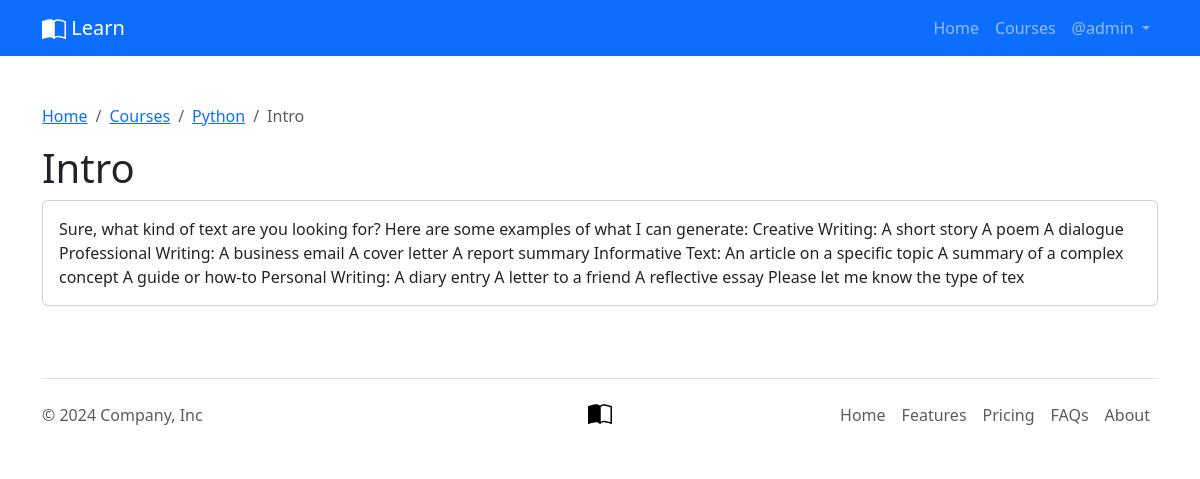
The app's page /courses/python/1/ (signed in) with its own data.
### course_app/models.py (models this page shows, shortened)
class Course(models.Model):
    name = models.CharField(max_length=200, verbose_name="Название курса")
    description = models.TextField("description")
    slug = models.SlugField(max_length=200, unique=True, blank=True, editable=False)
    class Meta:
        verbose_name = "Курс"
        verbose_name_plural = "Курсы"

class Lesson(models.Model):
    course = models.ForeignKey(
        Course, on_delete=models.CASCADE, verbose_name="Choose course"
    )
    theme = models.CharField(
        "Lesson theme",
        max_length=200,
    )
    content = models.TextField("description", blank=True, null=True)
    youtube_url = models.CharField("Youtubeurl", max_length=500, blank=True, null=True)
    class Meta:
        verbose_name = "Урок"
        verbose_name_plural = "Уроки"

### course_app/views.py (the view)
def lesson_detail_page(request, slug, pk):
    course = get_object_or_404(Course, slug=slug)
    lesson = get_object_or_404(Lesson, pk=pk)
    context = {"course": course, "lesson": lesson}
    return render(request, "./course/lesson-detail.html", context)

### course_app/templates/course/lesson-detail.html (shortened to what this page needs)
{% extends "../base.html" %}<br />
{%block content %}
<div class="container py-5">
  <nav aria-label="breadcrumb">
    <ol class="breadcrumb">
      <li class="breadcrumb-item"><a href="{% url "home_page" %}">Home</a></li>
      <li class="breadcrumb-item"><a href="{% url "courses_page" %}">Courses</a></li>
      <li class="breadcrumb-item"><a href="{% url "lessons_page" slug=course.slug %}">{{course.name}}</a></li>
      <li class="breadcrumb-item active" aria-current="page">
        {{lesson.theme}}
      </li>
    </ol>
  </nav>
  <h1>{{lesson.theme}}</h1>
  <div class="card">
    <div class="card-body">
      {% if lesson.content %} {{lesson.content}} {% endif %}
      <br />
    </div>
  </div>
</div>
{%endblock%}

### course_app/templates/base.html (shortened to what this page needs)
{% load static %}
<!DOCTYPE html>
<html lang="en">
<head>
    <link rel="stylesheet" href="{% static './css/bootstrap.min.css' %}"/>
</head>
<body>
    <nav class="navbar navbar-expand-lg bg-primary navbar-dark">
        <div class="container">
            <a class="navbar-brand" href="#"> Learn</a>
            <div class="collapse navbar-collapse" id="navbarSupportedContent">
                <ul class="navbar-nav ms-auto mb-2 mb-lg-0">
                    <li class="nav-item">
                        <a class="nav-link" href="{% url "home_page" %}">Home</a>
                    </li>
                    {% if user.is_authenticated %}
                     <li class="nav-item">
                        <a class="nav-link" href="{% url "courses_page" %}">Courses</a>
                    </li>
                    <li class="nav-item dropdown">
                        <a class="nav-link dropdown-toggle" href="#" role="button" data-bs-toggle="dropdown"
                            aria-expanded="false">
                            @{{user.username}}
                        </a>
                    </li>
                    {% endif %}
            </div>
        </div>
    </nav>
    {% block content %}{% endblock content %}
    <div class="container">
        <footer class="d-flex flex-wrap justify-content-between align-items-center py-3 my-4 border-top">
            <p class="col-md-4 mb-0 text-body-secondary">© 2024 Company, Inc</p>
            <a href="/"
                class="col-md-4 d-flex align-items-center justify-content-center mb-3 mb-md-0 me-md-auto link-body-emphasis text-decoration-none">
            </a>
            <ul class="nav col-md-4 justify-content-end">
                <li class="nav-item"><a href="#" class="nav-link px-2 text-body-secondary">Home</a></li>
                <li class="nav-item"><a href="#" class="nav-link px-2 text-body-secondary">Features</a></li>
                <li class="nav-item"><a href="#" class="nav-link px-2 text-body-secondary">Pricing</a></li>
                <li class="nav-item"><a href="#" class="nav-link px-2 text-body-secondary">FAQs</a></li>
                <li class="nav-item"><a href="#" class="nav-link px-2 text-body-secondary">About</a></li>
            </ul>
        </footer>
    </div>
</body>
</html>

### records on screen
Course: name "Python"
Lesson: theme "Intro", content "Sure, what kind of text are you looking for? Here are some examples of what I can generate: Creative Writing: A short story A poem A dialogue Professional Writing: A business email A cover letter A report summary Informative Text: An article on a specific topic A summary of a complex concept A guide or how-to Personal Writing: A diary entry A letter to a friend A reflective essay Please let me know the type of tex"

### other values on screen
{{ user.username }} "admin"
